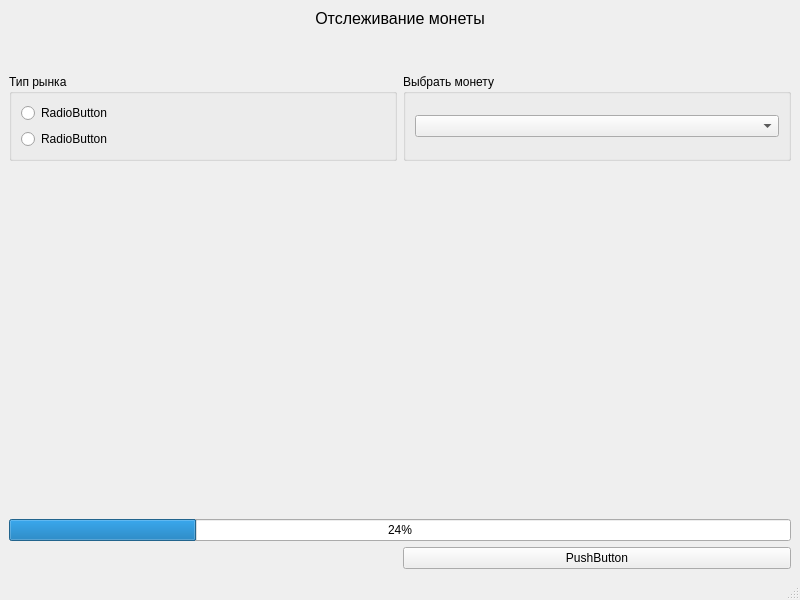
<?xml version="1.0" encoding="UTF-8"?>
<ui version="4.0">
 <class>MainWindow</class>
 <widget class="QMainWindow" name="MainWindow">
  <property name="geometry">
   <rect>
    <x>0</x>
    <y>0</y>
    <width>800</width>
    <height>600</height>
   </rect>
  </property>
  <property name="windowTitle">
   <string>MainWindow</string>
  </property>
  <widget class="QWidget" name="centralwidget">
   <layout class="QGridLayout" name="gridLayout">
    <item row="4" column="0" colspan="2">
     <widget class="QProgressBar" name="prg_click">
      <property name="value">
       <number>24</number>
      </property>
      <property name="format">
       <string>%p%</string>
      </property>
     </widget>
    </item>
    <item row="5" column="1">
     <widget class="QPushButton" name="btn_togle">
      <property name="text">
       <string>PushButton</string>
      </property>
      <property name="checkable">
       <bool>false</bool>
      </property>
      <property name="checked">
       <bool>false</bool>
      </property>
     </widget>
    </item>
    <item row="2" column="1">
     <widget class="QGroupBox" name="groupBox_2">
      <property name="title">
       <string>Выбрать монету</string>
      </property>
      <layout class="QVBoxLayout" name="verticalLayout_2">
       <item>
        <widget class="QComboBox" name="cmB_coin"/>
       </item>
      </layout>
     </widget>
    </item>
    <item row="0" column="0" colspan="2">
     <widget class="QLabel" name="h_label">
      <property name="font">
       <font>
        <pointsize>12</pointsize>
       </font>
      </property>
      <property name="text">
       <string>Отслеживание монеты</string>
      </property>
      <property name="alignment">
       <set>Qt::AlignCenter</set>
      </property>
     </widget>
    </item>
    <item row="2" column="0">
     <widget class="QGroupBox" name="groupBox">
      <property name="title">
       <string>Тип рынка</string>
      </property>
      <layout class="QVBoxLayout" name="verticalLayout">
       <item>
        <widget class="QRadioButton" name="rb_spot">
         <property name="text">
          <string>RadioButton</string>
         </property>
        </widget>
       </item>
       <item>
        <widget class="QRadioButton" name="rb_futures">
         <property name="text">
          <string>RadioButton</string>
         </property>
        </widget>
       </item>
      </layout>
     </widget>
    </item>
    <item row="1" column="0" colspan="2">
     <spacer name="verticalSpacer_2">
      <property name="orientation">
       <enum>Qt::Vertical</enum>
      </property>
      <property name="sizeType">
       <enum>QSizePolicy::Fixed</enum>
      </property>
      <property name="sizeHint" stdset="0">
       <size>
        <width>20</width>
        <height>40</height>
       </size>
      </property>
     </spacer>
    </item>
    <item row="3" column="0" colspan="2">
     <spacer name="verticalSpacer">
      <property name="orientation">
       <enum>Qt::Vertical</enum>
      </property>
      <property name="sizeHint" stdset="0">
       <size>
        <width>20</width>
        <height>40</height>
       </size>
      </property>
     </spacer>
    </item>
   </layout>
  </widget>
  <widget class="QMenuBar" name="menubar">
   <property name="geometry">
    <rect>
     <x>0</x>
     <y>0</y>
     <width>800</width>
     <height>22</height>
    </rect>
   </property>
  </widget>
  <widget class="QStatusBar" name="statusbar"/>
 </widget>
 <resources/>
 <connections/>
</ui>
